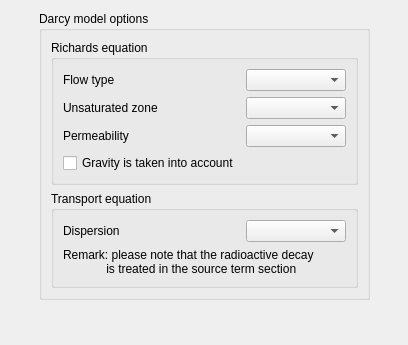
<?xml version="1.0" encoding="UTF-8"?>
<ui version="4.0">
 <class>GroundwaterForm</class>
 <widget class="QWidget" name="GroundwaterForm">
  <property name="geometry">
   <rect>
    <x>0</x>
    <y>0</y>
    <width>408</width>
    <height>345</height>
   </rect>
  </property>
  <property name="windowTitle">
   <string>Form</string>
  </property>
  <layout class="QGridLayout" name="gridLayout_4">
   <item row="0" column="0">
    <spacer name="horizontalSpacer_2">
     <property name="orientation">
      <enum>Qt::Horizontal</enum>
     </property>
     <property name="sizeHint" stdset="0">
      <size>
       <width>5</width>
       <height>20</height>
      </size>
     </property>
    </spacer>
   </item>
   <item row="0" column="2">
    <spacer name="horizontalSpacer">
     <property name="orientation">
      <enum>Qt::Horizontal</enum>
     </property>
     <property name="sizeHint" stdset="0">
      <size>
       <width>5</width>
       <height>20</height>
      </size>
     </property>
    </spacer>
   </item>
   <item row="1" column="1">
    <spacer>
     <property name="orientation">
      <enum>Qt::Vertical</enum>
     </property>
     <property name="sizeHint" stdset="0">
      <size>
       <width>16</width>
       <height>16</height>
      </size>
     </property>
    </spacer>
   </item>
   <item row="0" column="1">
    <widget class="QGroupBox" name="groupBoxGroundwaterOptions">
     <property name="toolTip">
      <string>&lt;html&gt;&lt;head/&gt;&lt;body&gt;&lt;p&gt;&lt;span style=&quot; font-size:9pt;&quot;&gt;Define model options for the groundwater flow module.&lt;/span&gt;&lt;/p&gt;&lt;/body&gt;&lt;/html&gt;</string>
     </property>
     <property name="title">
      <string>Darcy model options</string>
     </property>
     <layout class="QGridLayout" name="gridLayout_3">
      <item row="0" column="0">
       <widget class="QGroupBox" name="groupBox">
        <property name="title">
         <string>Richards equation</string>
        </property>
        <layout class="QGridLayout" name="gridLayout_2">
         <item row="0" column="0">
          <widget class="QLabel" name="labelFlowType">
           <property name="toolTip">
            <string>&lt;html&gt;&lt;head/&gt;&lt;body&gt;&lt;p&gt;&lt;span style=&quot; font-size:9pt;&quot;&gt;Select whether the flow is steady or unsteady.&lt;/span&gt;&lt;/p&gt;&lt;/body&gt;&lt;/html&gt;</string>
           </property>
           <property name="text">
            <string>Flow type</string>
           </property>
          </widget>
         </item>
         <item row="0" column="1">
          <widget class="QComboBox" name="comboBoxFlowType">
           <property name="minimumSize">
            <size>
             <width>100</width>
             <height>0</height>
            </size>
           </property>
           <property name="maximumSize">
            <size>
             <width>100</width>
             <height>16777215</height>
            </size>
           </property>
           <property name="toolTip">
            <string>&lt;html&gt;&lt;head/&gt;&lt;body&gt;&lt;p&gt;&lt;span style=&quot; font-size:9pt;&quot;&gt;Select whether the flow is steady or unsteady.&lt;/span&gt;&lt;/p&gt;&lt;/body&gt;&lt;/html&gt;</string>
           </property>
          </widget>
         </item>
         <item row="1" column="0">
          <widget class="QLabel" name="labelUnsaturated">
           <property name="toolTip">
            <string>&lt;html&gt;&lt;head/&gt;&lt;body&gt;&lt;p&gt;&lt;span style=&quot; font-size:9pt;&quot;&gt;Select between saturated (moisture constent equals soil porosity) or unsaturated conditions.&lt;/span&gt;&lt;/p&gt;&lt;/body&gt;&lt;/html&gt;</string>
           </property>
           <property name="text">
            <string>Unsaturated zone</string>
           </property>
          </widget>
         </item>
         <item row="1" column="1">
          <widget class="QComboBox" name="comboBoxUnsaturated">
           <property name="minimumSize">
            <size>
             <width>100</width>
             <height>0</height>
            </size>
           </property>
           <property name="maximumSize">
            <size>
             <width>100</width>
             <height>16777215</height>
            </size>
           </property>
           <property name="toolTip">
            <string>&lt;html&gt;&lt;head/&gt;&lt;body&gt;&lt;p&gt;&lt;span style=&quot; font-size:9pt;&quot;&gt;Select between saturated (moisture constent equals soil porosity) or unsaturated conditions.&lt;/span&gt;&lt;/p&gt;&lt;/body&gt;&lt;/html&gt;</string>
           </property>
          </widget>
         </item>
         <item row="2" column="0">
          <widget class="QLabel" name="labelPermeability">
           <property name="toolTip">
            <string>&lt;html&gt;&lt;head/&gt;&lt;body&gt;&lt;p&gt;&lt;span style=&quot; font-size:9pt;&quot;&gt;Set permeability to isotropic or anisotropic for all soils.&lt;/span&gt;&lt;/p&gt;&lt;/body&gt;&lt;/html&gt;</string>
           </property>
           <property name="text">
            <string>Permeability</string>
           </property>
          </widget>
         </item>
         <item row="2" column="1">
          <widget class="QComboBox" name="comboBoxPermeability">
           <property name="minimumSize">
            <size>
             <width>100</width>
             <height>0</height>
            </size>
           </property>
           <property name="maximumSize">
            <size>
             <width>100</width>
             <height>16777215</height>
            </size>
           </property>
           <property name="toolTip">
            <string>&lt;html&gt;&lt;head/&gt;&lt;body&gt;&lt;p&gt;&lt;span style=&quot; font-size:9pt;&quot;&gt;Indicate whether permeability is isotropic or anisotropic for all soils.&lt;/span&gt;&lt;/p&gt;&lt;/body&gt;&lt;/html&gt;</string>
           </property>
          </widget>
         </item>
         <item row="3" column="0">
          <widget class="QCheckBox" name="checkBoxGravity">
           <property name="toolTip">
            <string>&lt;html&gt;&lt;head/&gt;&lt;body&gt;&lt;p&gt;&lt;span style=&quot; font-size:9pt;&quot;&gt;Set gravity (used to compute hydraulic head from pressure head).&lt;/span&gt;&lt;/p&gt;&lt;/body&gt;&lt;/html&gt;</string>
           </property>
           <property name="text">
            <string>Gravity is taken into account</string>
           </property>
          </widget>
         </item>
        </layout>
       </widget>
      </item>
      <item row="1" column="0">
       <widget class="QGroupBox" name="groupBox_2">
        <property name="title">
         <string>Transport equation</string>
        </property>
        <layout class="QGridLayout" name="gridLayout">
         <item row="0" column="0">
          <widget class="QLabel" name="labelDispersion">
           <property name="toolTip">
            <string>&lt;html&gt;&lt;head/&gt;&lt;body&gt;&lt;p&gt;&lt;span style=&quot; font-size:9pt;&quot;&gt;Indicate whether dispersion is isotropic or anisotropic for all soils.&lt;/span&gt;&lt;/p&gt;&lt;/body&gt;&lt;/html&gt;</string>
           </property>
           <property name="text">
            <string>Dispersion</string>
           </property>
          </widget>
         </item>
         <item row="0" column="1">
          <widget class="QComboBox" name="comboBoxDispersion">
           <property name="minimumSize">
            <size>
             <width>100</width>
             <height>0</height>
            </size>
           </property>
           <property name="maximumSize">
            <size>
             <width>100</width>
             <height>16777215</height>
            </size>
           </property>
           <property name="toolTip">
            <string>&lt;html&gt;&lt;head/&gt;&lt;body&gt;&lt;p&gt;&lt;span style=&quot; font-size:9pt;&quot;&gt;Indicate whether dispersion is isotropic or anisotropic for all soils.&lt;/span&gt;&lt;/p&gt;&lt;/body&gt;&lt;/html&gt;</string>
           </property>
          </widget>
         </item>
         <item row="1" column="0" colspan="2">
          <widget class="QLabel" name="label">
           <property name="text">
            <string>Remark: please note that the radioactive decay
             is treated in the source term section</string>
           </property>
          </widget>
         </item>
        </layout>
       </widget>
      </item>
     </layout>
    </widget>
   </item>
  </layout>
 </widget>
 <resources>
  <include location="resources_pages.qrc"/>
 </resources>
 <connections/>
</ui>
